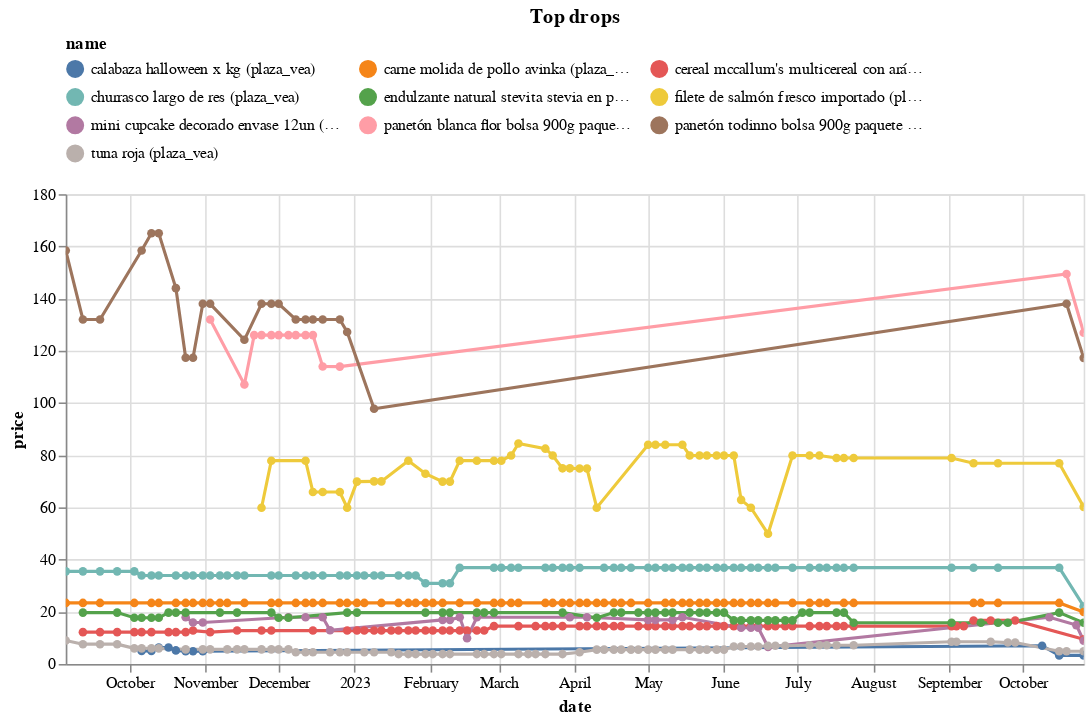

Notebook code cell kept with this figure:
### Code cell
(top_changes
 .sort_values('change')
 .head(10)
 .pipe(plot_changes, 'Top drops')
)

### Figure 1 — Vega-Lite specification as saved in the notebook (floating-point values rounded to 4 significant figures; data arrays with more than 128 entries replaced by an {"elided": "..."} marker saying what was removed)
{"config": {"view": {"continuousWidth": 300, "continuousHeight": 300}, "legend": {"columns": 3, "orient": "top"}}, "data": {"name": "data-0271a1d85680f4f794831b7a8d44e146"}, "mark": {"type": "line", "point": true}, "encoding": {"color": {"field": "name", "scale": {"domain": ["calabaza halloween x kg (plaza_vea)", "carne molida de pollo avinka (plaza_vea)", "cereal mccallum's multicereal con arándanos caja 350g (plaza_vea)", "churrasco largo de res (plaza_vea)", "endulzante natural stevita stevia en polvo caja 50 sobres (plaza_vea)", "filete de salmón fresco importado (plaza_vea)", "mini cupcake decorado envase 12un (plaza_vea)", "panetón blanca flor bolsa 900g paquete 6un (plaza_vea)", "panetón todinno bolsa 900g paquete 6un (plaza_vea)", "tuna roja (plaza_vea)"]}, "type": "nominal"}, "tooltip": [{"field": "name", "type": "nominal"}, {"field": "price", "type": "quantitative"}, {"field": "last_price", "type": "quantitative"}], "x": {"field": "date", "type": "temporal"}, "y": {"field": "price", "type": "quantitative"}}, "params": [{"name": "param_3", "select": {"type": "point", "fields": ["name"]}, "bind": "legend"}, {"name": "param_4", "select": {"type": "interval", "encodings": ["x", "y"]}, "bind": "scales"}], "title": "Top drops", "transform": [{"filter": {"param": "param_3"}}], "width": 650, "$schema": "https://vega.github.io/schema/vega-lite/v5.15.1.json", "datasets": {"data-0271a1d85680f4f794831b7a8d44e146": {"elided": "486 records"}}}
